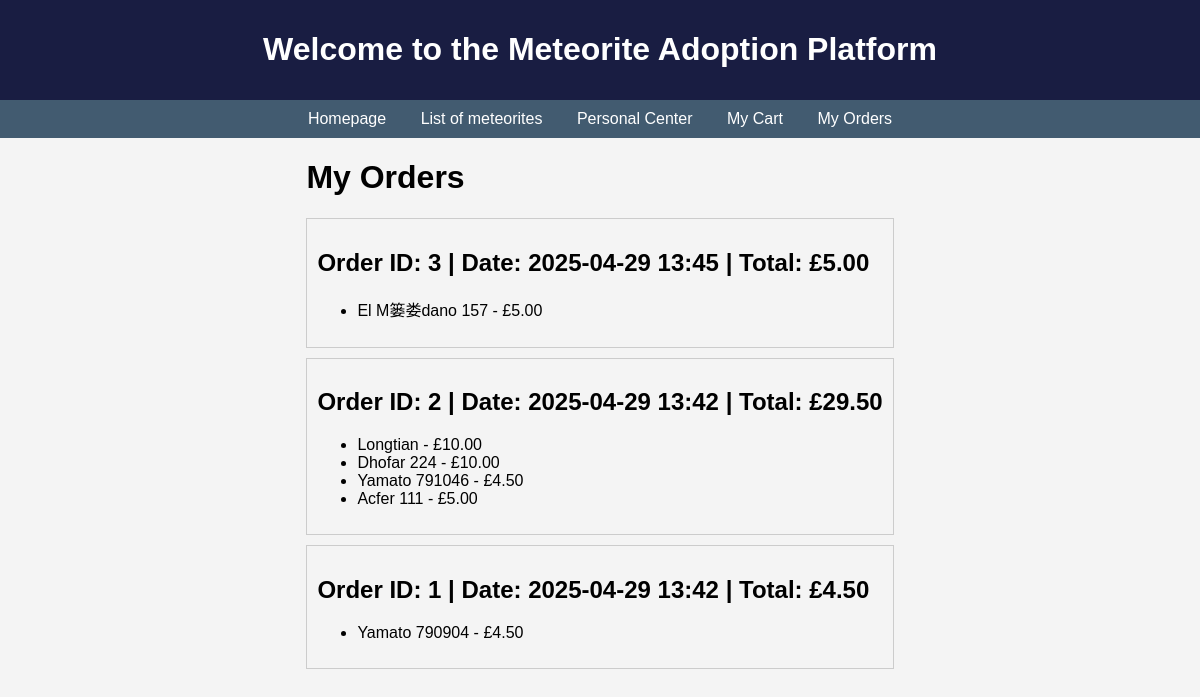
The page /order/my-orders/ (signed in) on the database its author committed.
### order/models.py (models this page shows)
class Order(models.Model):
    user = models.ForeignKey(User, on_delete=models.CASCADE)
    price = models.DecimalField(max_digits=10, decimal_places=2)
    date = models.DateTimeField(auto_now_add=True)

class OrderItem(models.Model):
    order = models.ForeignKey(Order, related_name='items', on_delete=models.CASCADE)
    meteorite = models.ForeignKey(Meteorite, on_delete=models.CASCADE)
    price = models.DecimalField(max_digits=10, decimal_places=2)

### meteorite/models.py (models this page shows)
class Meteorite(models.Model):
    name = models.CharField(max_length=100, unique=True)
    id = models.IntegerField(primary_key=True)
    nametype = models.CharField(max_length=20)
    recclass = models.CharField(max_length=50)
    mass = models.FloatField()
    fall = models.CharField(max_length=20)
    year = models.IntegerField()
    latitude = models.DecimalField(max_digits=9, decimal_places=6)
    longitude = models.DecimalField(max_digits=9, decimal_places=6)
    price = models.DecimalField(max_digits=10, decimal_places=2)

### order/views.py (the view)
# urls.py: path('my-orders/', views.my_orders, name='my_orders'),
@login_required
def my_orders(request):
    orders = Order.objects.filter(user=request.user).order_by('-date')
    return render(request, 'order/my_orders.html', {'orders': orders})

### templates/order/my_orders.html (shortened to what this page needs)
{% extends 'meteorite/main.html' %}
{% block content %}
<h1>My Orders</h1>
{% if orders %}
    {% for order in orders %}
        <div style="border:1px solid #ccc; padding:10px; margin-bottom:10px;">
            <h2>Order ID: {{ order.id }} | Date: {{ order.date|date:"Y-m-d H:i" }} | Total: £{{ order.price }}</h2>
            <ul>
                {% for item in order.items.all %}
                    <li>
                        {{ item.meteorite.name }} - £{{ item.price }}
                    </li>
                {% endfor %}
            </ul>
        </div>
    {% endfor %}
{% else %}
    <p>You have no orders yet.</p>
{% endif %}
{% endblock %}

### meteorite/static/meteorite/styles.css (style rules this page uses)
body { font-family: Arial, sans-serif; margin: 0; padding: 0; background-color: #f4f4f4; }

### rows shown on the page
Order: id "3", date "2025-04-29 13:45", price "5.00"
OrderItem: meteorite.name "El M篓娄dano 157", price "5.00"
Order: id "2", date "2025-04-29 13:42", price "29.50"
OrderItem: meteorite.name "Longtian", price "10.00"
OrderItem: meteorite.name "Dhofar 224", price "10.00"
OrderItem: meteorite.name "Yamato 791046", price "4.50"
OrderItem: meteorite.name "Acfer 111", price "5.00"
Order: id "1", date "2025-04-29 13:42", price "4.50"
OrderItem: meteorite.name "Yamato 790904", price "4.50"
